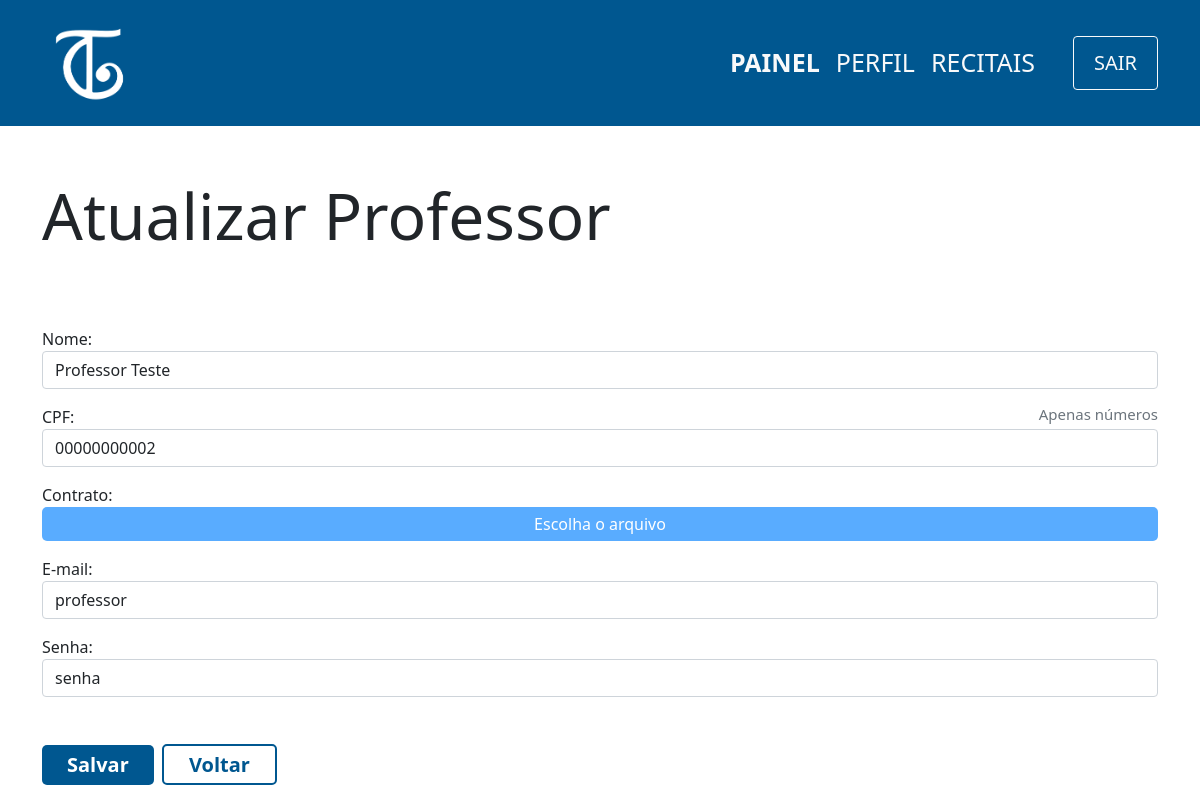
Page /view/professor/edit.php?id=1 (signed in) on the committed database.
### tables this page shows
CREATE TABLE professor(
                id INTEGER PRIMARY KEY ,
                cpf varchar(11) not null,
                nome varchar(100) not null,
                senha varchar(100) not null,
                email varchar(100) not null,
                contrato varchar(150)
            );

### controller/professor/edit.php (called while the page is built)
<?php
    require '../../db/connection.php';
    if(isset($_GET['id'])){
        $id = $_GET['id'];
        try {
            $sql=$db->prepare('SELECT * FROM professor WHERE id=:id');
            $sql->bindParam(':id',$id);
            $sql->execute();
            $professor=$sql->fetch();
        } catch (PDOException $e) {
            echo 'Erro ao executar comando no banco de dados: ' . $e->getMessage();
            exit();
        }
    } else {
        header('Location:../../view/professor/index.php');
    }
?>

### view/professor/edit.php (the view, shortened to what this page needs)
<?php
    include '../../layouts/navbar.php';
    include '../../controller/professor/edit.php';
?>
<div class="container">
    <div class="row mt-5">
        <h1 class="mt-1 display-3">Atualizar Professor</h1>
        <form class="mt-5" action="../../controller/professor/update.php" method="POST">
            <?php
                echo '
                <div class="form-group mt-3">
                    <label for="nome">Nome: </label>
                    <input type="text" class="form-control" id="nome" name="nome" value="'.$professor['nome'].'" required placeholder="Nome do Professor">
                </div>
                <div class="form-group mt-3">
                    <label for="cpf" class="d-flex justify-content-between">
                    <span>CPF:</span>
                    <span class="text-muted display-3" style="font-size:15px;">Apenas números</span>
                    </label>
                    <input type="text" class="form-control" id="cpf" name="cpf" minlength="11" maxlength="11" value="'.$professor['cpf'].'" required placeholder="00000000000">
                </div>
                <div class="form-group mt-3">
                    <label for="contrato" class="d-flex justify-content-between">
                        <span>Contrato:</span>
                    </label>
                        <label for="contrato" id="btnFile" class="btn-file">Escolha o arquivo</label>
                </div>
                <div class="form-group mt-3">
                    <label for="email">E-mail:</label>
                    <input type="email" class="form-control" id="email" name="email" value="'.$professor['email'].'" placeholder="exemplo@email.com">
                </div>
                <div class="form-group mt-3">
                    <label for="senha">Senha:</label>
                    <input type="text" class="form-control" id="senha" name="senha" placeholder="Nova Senha" required value="'.$professor['senha'].'">
                </div>
                <input type="hidden" class="form-control" id="id" name="id" value="'.$professor['id'].'">
                <div class=" mt-5 mb-5">
                    <button type="submit" class="btn-principal">Salvar</button>
                    <span class="btn-secundario mx-1">
                        <a href="index.php" style="text-decoration:none;color:#005790">Voltar</a>
                    </span>
                </div>
                ';
            ?>
        </form>
    </div>
</div>

### css/style.css (style rules this page uses)
a { text-decoration: none; color:white; }
.btn-principal { background-color: #005790; color:white; padding: 5px 25px; font-weight: 600; font-size:20px; border:none; border-radius:5px; cursor: pointer; text-decoration: none; }
.btn-secundario { box-sizing: border-box; text-decoration: none; background-color: white; color: #005790; text-decoration:none; padding: 5px 25px; font-weight: 600; font-size:20px; border: solid 2px #005790; border-radius:5px; cursor: pointer; }

### view/professor/edit.php (style rules this page uses)
.btn-file { background-color: #59acff; cursor: pointer; color: white; border-radius: 5px; padding: 5px 10px; font-weight: lighter; width: auto; display: block; text-align: center; transition: 0.3s ease; }

### rows in the picture
professor: nome "Professor Teste", cpf "00000000002", email "professor", senha "senha"
